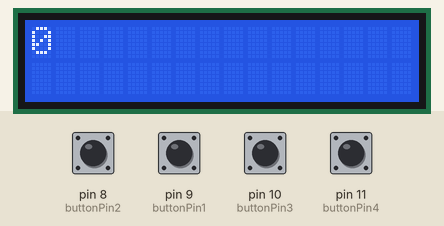
Simulated run of this sketch. Board: Arduino Uno, built with avr-gcc and run on an emulated ATmega328P. Parts: 16×2 character LCD. The inputs (shaded band) are chosen by the test bench; at power-on: pin 8 (buttonPin2), pin 9 (buttonPin1), pin 10 (buttonPin3), pin 11 (buttonPin4) LOW.

Above: at 1.2 s.
1.3 s: pin 8 (buttonPin2) pulled HIGH for 0.15 s
At 1.7 s:
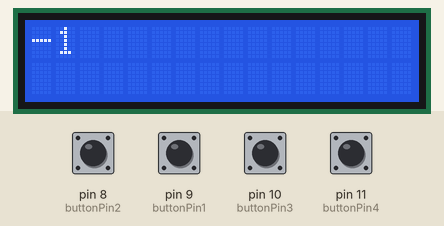
4.4 s: pin 10 (buttonPin3) pulled HIGH for 0.15 s
At 4.8 s:
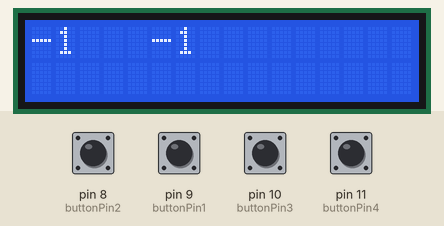
6.0 s: pin 10 (buttonPin3) pulled HIGH for 1 s
At 6.9 s:
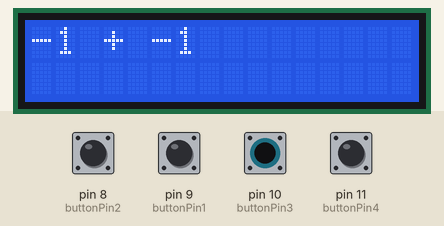
8.5 s: pin 8 (buttonPin2) pulled HIGH for 1 s
At 9.3 s:
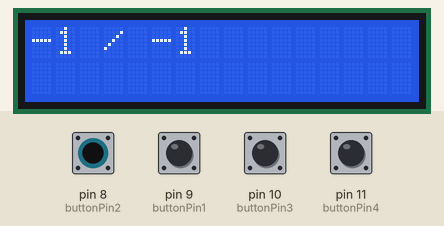
11.0 s: pin 10 (buttonPin3) pulled HIGH for 0.15 s
At 11.6 s:
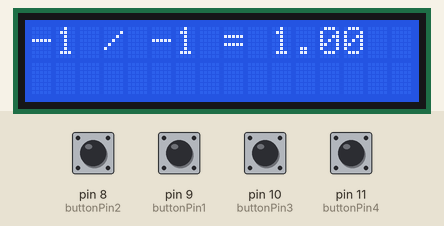
12.6 s: pin 9 (buttonPin1) pulled HIGH for 0.15 s
At 12.76 s:
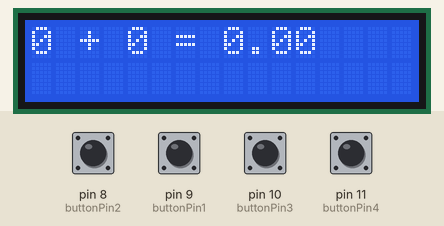
Timing chart, 0 to 15.4 s (numbered marks = the images above; inputs shaded):
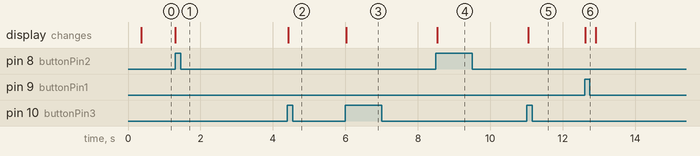

The sketch:

calc.ino
```cpp
#include <LiquidCrystal.h>

/**********************************************************/
// initialize the library with the numbers of the interface pins
LiquidCrystal lcd(2, 3, 4, 5, 6, 7);

// init the buttons pins
int buttonPin1 = 9;
int buttonPin2 = 8;
byte buttonState1 = 0; // for reading the button input
bool buttonPressed1 = false;
byte buttonState2 = 0; // for reading the button input
bool buttonPressed2 = false;

int buttonPin3 = 10;
int buttonPin4 = 11;
byte buttonState3 = 0; // for reading the enter input
bool buttonPressed3 = false;
byte buttonState4 = 0; // for reading the back/clear input
bool buttonPressed4 = false;

bool getButtons[4] = {false, false, false, false};


int count = 0;
int value1 = 0;
int value2 = 0;
float result = 0;
char operations[4] = {'+', '-', '.', '/'};

int calcState = 0;
// 0 = waiting for value 1
// 1 = waiting for value 2
// 2 = waiting for operation
// 3 = displaying result - press any button to reset

String toDisplay;

/*********************************************************/
void setup()
{
  lcd.begin(16, 2);  // set up the LCD's number of columns and rows:
  pinMode(buttonPin1, INPUT);
  pinMode(buttonPin2, INPUT);
  // Serial.begin(9600); // open the serial port at 9600 bps:
  toDisplay = String();
}
/*********************************************************/
void loop()
{
  lcd.home();
  lcd.clear();
  lcd.print(toDisplay);


  getInputs();
  if (calcState == 0) {
    // getting value 1
    if (getButtons[0]) { // count up
      count++;
      getButtons[0] = false;
    } else if (getButtons[1]) { // count down
      count--;
      getButtons[1] = false;
    } else if (getButtons[2]) { // confirm
      value1 = count;
      calcState = 1;
      getButtons[2] = false;
    }

    toDisplay = count;
  } else if (calcState == 1) {
    // getting value 2
    if (getButtons[0]) { // count up
      count++;
      getButtons[0] = false;
    } else if (getButtons[1]) { // count down
      count--;
      getButtons[1] = false;
    } else if (getButtons[2]) { // confirm
      value2 = count;
      count = 0;
      calcState = 2;
      getButtons[2] = false;
    } else if (getButtons[3]) { // cancel
      value2 = 0;
      count = value1;
      calcState = 0;
      getButtons[3] = false;
    }

    toDisplay = String(value1) + "   " + String(count);
  } else if (calcState == 2) {
    // getting operations
    if (getButtons[0]) { // count up
      count++;
      if (count > 3) count = 0;
      getButtons[0] = false;
    } else if (getButtons[1]) { // count down
      count--;
      if (count < 0) count = 3;
      getButtons[1] = false;
    } else if (getButtons[2]) { // confirm
      if (count == 0)
        result = value1 + value2;
      else if (count == 1)
        result = value1 - value2;
      else if (count == 2)
        result = value1 * value2;
      else
        result = ((float) value1) / (value2);
        Serial.println(result);
      calcState = 3;
      getButtons[2] = false;
    } else if (getButtons[3]) { // cancel
      count = value2;
      calcState = 1;
      getButtons[3] = false;
    }

    toDisplay = String(value1) + ' ' + String(operations[count]) + ' ' + String(value2);
  } else if (calcState == 3) {
    if (getButtons[0] || getButtons[1] || getButtons[2] || getButtons[3]) {
      value1 = 0;
      value2 = 0;
      result = 0;
      count = 0;
      calcState = 0;
      for (int i = 0; i < 4; i++) {
        getButtons[i] = false;
      }
    }
    toDisplay = String(value1) + ' ' + String(operations[count]) + ' ' + String(value2) + " = " + String(result);
  }
}
/************************************************************/

void getInputs() {
  buttonState1 = digitalRead(buttonPin1);
  buttonState2 = digitalRead(buttonPin2);
  buttonState3 = digitalRead(buttonPin3);
  buttonState4 = digitalRead(buttonPin4);

  if (buttonState1 == HIGH && !buttonPressed1) {
    getButtons[0] = true;
    buttonPressed1 = true;
  } else if (buttonState1 == LOW) {
    getButtons[0] = false;
    buttonPressed1 = false;
  }
  if (buttonState2 == HIGH && !buttonPressed2) {
    getButtons[1] = true;
    buttonPressed2 = true;
  } else if (buttonState2 == LOW) {
    getButtons[1] = false;
    buttonPressed2 = false;
  }
  if (buttonState3 == HIGH && !buttonPressed3) {
    getButtons[2] = true;
    buttonPressed3 = true;
  } else if (buttonState3 == LOW) {
    getButtons[2] = false;
    buttonPressed3 = false;
  }
  if (buttonState4 == HIGH && !buttonPressed4) {
    getButtons[3] = true;
    buttonPressed4 = true;
  } else if (buttonState4 == LOW) {
    getButtons[3] = false;
    buttonPressed4 = false;
  }
}
```

Measured:
- after the input at 1.3 s, the display: changes at once (image 1)
- after the input at 4.4 s, the display: changes at once (image 2)
- after the input at 6.0 s, the display: changes at once (image 3)
- after the input at 8.5 s, the display: changes at once (image 4)
- after the input at 11.0 s, the display: changes at once (image 5)
- after the input at 12.6 s, the display: changes at once (image 6)
